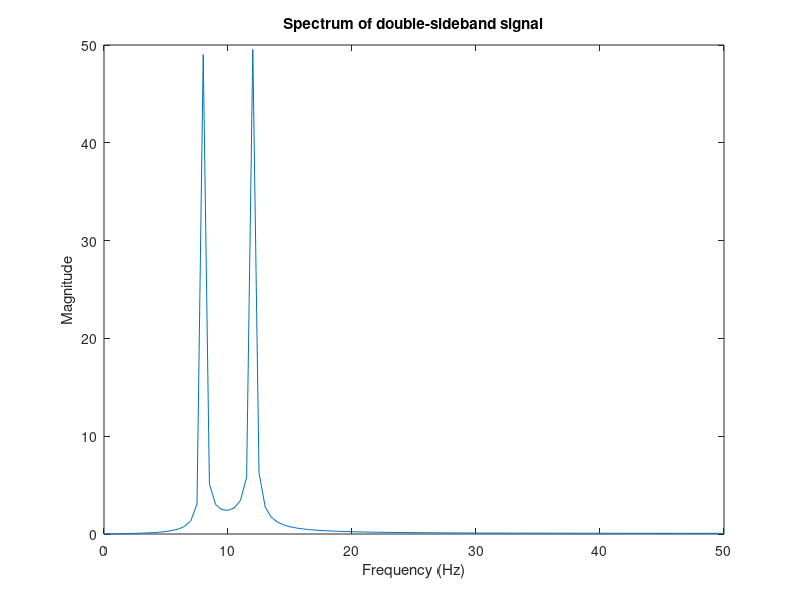

Reproduce this figure in MATLAB.
Fs = 100;              % Sampling frequency
t = (0:2*Fs)/Fs;       % Time vector
Fc = 10;               % Carrier frequency
x = sin(2*pi*2*t);     % Message signal
Ac = 1;                % Carrier amplitude

% Modulate the message signal to generate DSB-SC signal
ydouble = Ac * x .* cos(2*pi*Fc*t + pi);

% Compute and plot the spectrum of DSB-SC signal
zdouble = fft(ydouble);
zdouble = abs(zdouble(1:length(zdouble)/2+1));
frqdouble = linspace(0, Fs/2, length(zdouble));

% Plot spectrum of DSB-SC signal
figure;
plot(frqdouble, zdouble);
title('Spectrum of double-sideband signal');
xlabel('Frequency (Hz)');
ylabel('Magnitude');

